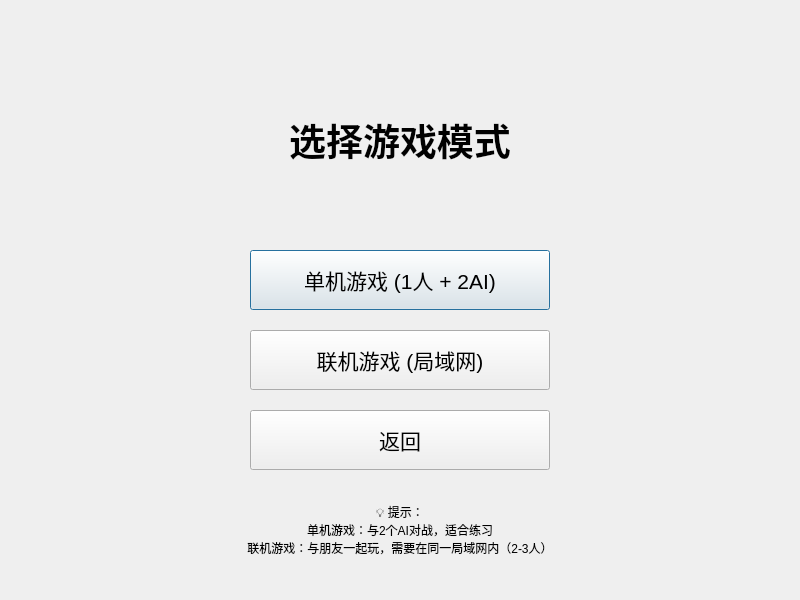
<?xml version="1.0" encoding="UTF-8"?>
<ui version="4.0">
 <class>ModeSelectScene</class>
 <widget class="QDialog" name="ModeSelectScene">
  <property name="geometry">
   <rect>
    <x>0</x>
    <y>0</y>
    <width>800</width>
    <height>600</height>
   </rect>
  </property>
  <property name="windowTitle">
   <string>选择游戏模式</string>
  </property>
  <widget class="QLabel" name="label">
   <property name="geometry">
    <rect>
     <x>200</x>
     <y>100</y>
     <width>400</width>
     <height>80</height>
    </rect>
   </property>
   <property name="font">
    <font>
     <family>Microsoft YaHei UI</family>
     <pointsize>28</pointsize>
     <bold>true</bold>
    </font>
   </property>
   <property name="text">
    <string>选择游戏模式</string>
   </property>
   <property name="alignment">
    <set>Qt::AlignCenter</set>
   </property>
  </widget>
  <widget class="QPushButton" name="singlePlayerBtn">
   <property name="geometry">
    <rect>
     <x>250</x>
     <y>250</y>
     <width>300</width>
     <height>60</height>
    </rect>
   </property>
   <property name="font">
    <font>
     <family>Microsoft YaHei UI</family>
     <pointsize>16</pointsize>
    </font>
   </property>
   <property name="text">
    <string>单机游戏 (1人 + 2AI)</string>
   </property>
  </widget>
  <widget class="QPushButton" name="multiPlayerBtn">
   <property name="geometry">
    <rect>
     <x>250</x>
     <y>330</y>
     <width>300</width>
     <height>60</height>
    </rect>
   </property>
   <property name="font">
    <font>
     <family>Microsoft YaHei UI</family>
     <pointsize>16</pointsize>
    </font>
   </property>
   <property name="text">
    <string>联机游戏 (局域网)</string>
   </property>
  </widget>
  <widget class="QPushButton" name="backBtn">
   <property name="geometry">
    <rect>
     <x>250</x>
     <y>410</y>
     <width>300</width>
     <height>60</height>
    </rect>
   </property>
   <property name="font">
    <font>
     <family>Microsoft YaHei UI</family>
     <pointsize>16</pointsize>
    </font>
   </property>
   <property name="text">
    <string>返回</string>
   </property>
  </widget>
  <widget class="QLabel" name="hintLabel">
   <property name="geometry">
    <rect>
     <x>150</x>
     <y>490</y>
     <width>500</width>
     <height>80</height>
    </rect>
   </property>
   <property name="font">
    <font>
     <family>Microsoft YaHei UI</family>
     <pointsize>9</pointsize>
    </font>
   </property>
   <property name="text">
    <string>💡 提示：
单机游戏：与2个AI对战，适合练习
联机游戏：与朋友一起玩，需要在同一局域网内（2-3人）</string>
   </property>
   <property name="alignment">
    <set>Qt::AlignCenter</set>
   </property>
   <property name="wordWrap">
    <bool>true</bool>
   </property>
  </widget>
 </widget>
 <resources/>
 <connections/>
</ui>
